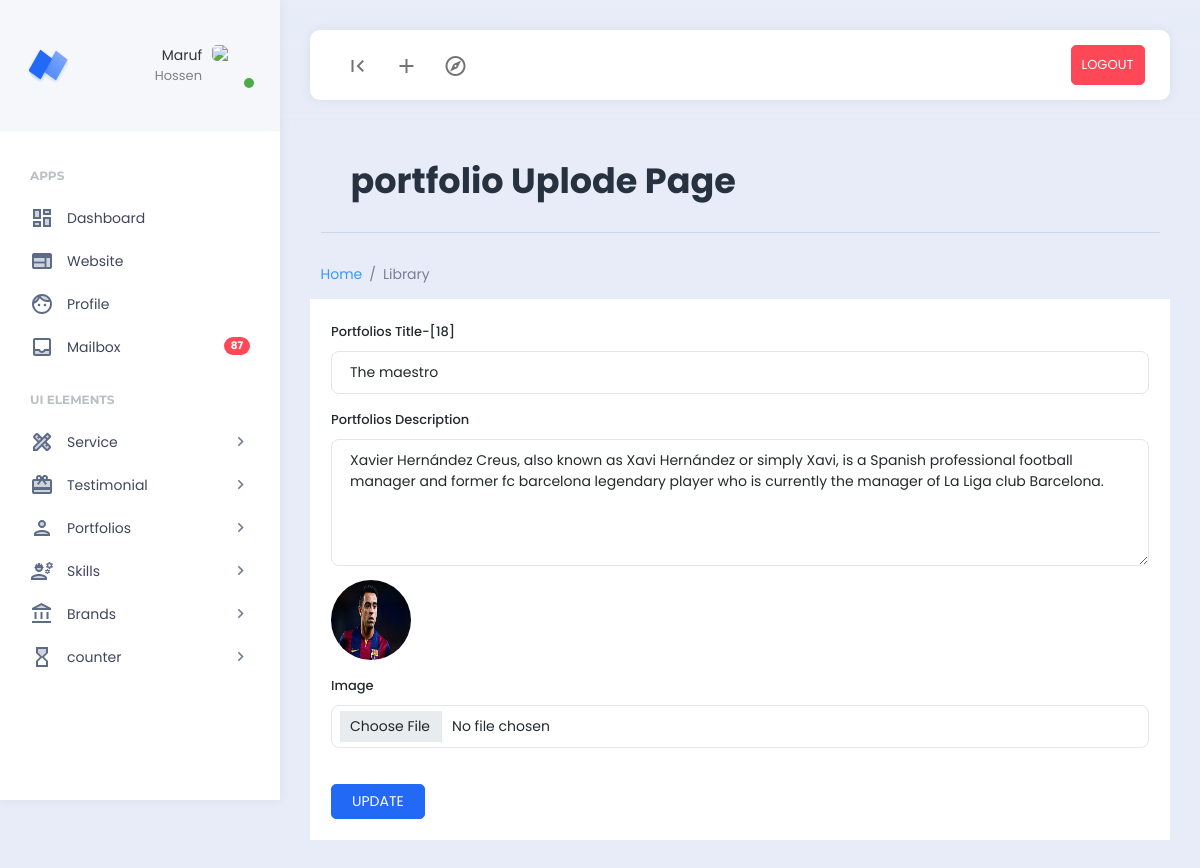
Screenshot of /dashboard/portfolios_edit.php?edit_id=18 (signed in) with the database file from the repository.
### tables this page shows
CREATE TABLE `portfolios` (
  `id` int NOT NULL,
  `title` varchar(100) NOT NULL,
  `description` longtext NOT NULL,
  `image` varchar(100) NOT NULL,
  `status` varchar(100) NOT NULL DEFAULT 'deactive'
);

### dashboard/portfolios_edit.php (the view, shortened to what this page needs)
<?php
include('./extends/header.php');
include('../config/db.php');
$id = $_GET['edit_id'];
$portfolios_quary = "SELECT * FROM portfolios WHERE id=$id";
$connect = mysqli_query($db_connect, $portfolios_quary);
$portfolios = mysqli_fetch_assoc($connect);
?>
<div class="row">
  <div class="col">
    <div class="page-description">
      <h1>portfolio Uplode Page</h1>
    </div>
  </div>
</div>
<div class="row">
  <div class="col-12">
    <nav aria-label="breadcrumb">
      <ol class="breadcrumb">
        <li class="breadcrumb-item"><a href="#">Home</a></li>
        <li class="breadcrumb-item active" aria-current="page">Library</li>
      </ol>
    </nav>
  </div>
</div>
<div class="row">
  <form class="bg-white p-4" action="portfolios_post.php" method="POST" enctype="multipart/form-data">
    <div class="mb-3">
      <label for="exampleInputEmail1" class="form-label">Portfolios Title-[<?= $portfolios['id'] ?>]</label>
      <input type="text" class="form-control" id="exampleInputEmail1" aria-describedby="emailHelp" name="Portfolios_title" value="<?= $portfolios['title'] ?>">
    </div>
    <div class="mb-3">
      <label for="exampleInputPassword1" class="form-label">Portfolios Description</label>
      <textarea class="form-control" rows="5" name="description"><?= $portfolios['description'] ?></textarea>
    </div>
    <div class="mb-3">
      <img src="../images/portfolios/<?= $portfolios['image'] ?>" style="width: 80px; height:80px; border-radius:50%;">
    </div>
    <div class="mb-3">
      <label for="exampleInputPassword1" class="form-label">Image</label>
      <input type="file" class="form-control" name="image">
      <br>
    </div>
    <button type="submit" class="btn btn-primary" name="portfolios_edit">UPDATE</button>
  </form>
</div>
</div>
<?php
include('./extends/footer.php');
?>

### rows the page displays
portfolios: id "18", Portfolios_title "The maestro", description "Xavier Hernández Creus, also known as Xavi Hernández or simply Xavi, is a Spanish professional football manager and former fc barcelona legendary player who is currently the manager of La Liga club Barcelona.", image (picture)

### other values shown
$_SESSION['admin_name'] "Maruf"
$_SESSION['admin_email'] "Hossen"
